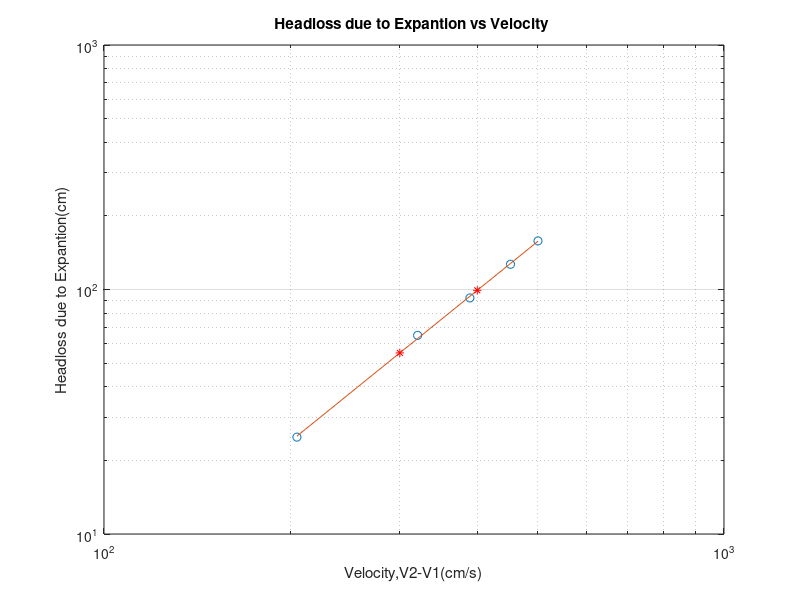

The MATLAB source for this figure:
clear
clc
Hle=[24.9 64.92 92.36 126.81 158.08] ;
V2=[245.87 385.95 468.68 544.89 601.92];
V1=[41.16 65.46 79.49 92.37 100.76];
y=Hle;
x=V2-V1;
loglog(x,y,'o');
p = polyfit(log10(x),log10(y),1); %y as y
z = polyval(p,log10(x)); 
hold on;
loglog(x,10.^z); 
hold on
x=300;
z=polyval(p,log10(x));
loglog(x,10.^z,'r*')
x=400;
z=polyval(p,log10(x));
loglog(x,10.^z,'r*')
title('Headloss due to Expantion vs Velocity ');
xlabel('Velocity,V2-V1(cm/s)')
ylabel('Headloss due to Expantion(cm)')
grid on
